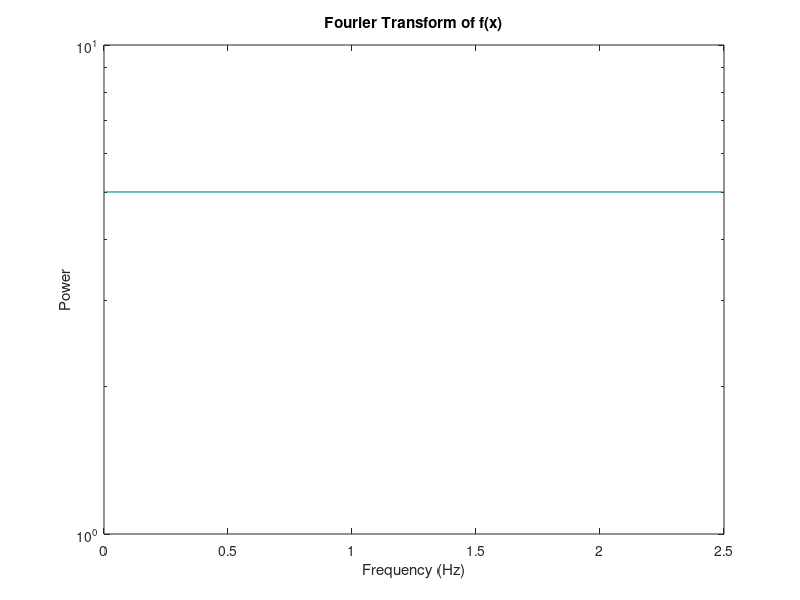

MATLAB code for this plot:
% Script to plot the Fourier Transform of a given function

% Define the sampling frequency
SF = 5;
% Create a vector of 10^5 points between -10 and 10
t = -250:1/SF:250;
% Input given function
x = input('input function: ');
% Minimum length of FFT multiplied by 20
n = (2^5)*(2^nextpow2(length(t))); % Length of FFT
% Apply Fast Fourier Transform
X = fft(x,n); 
% FFT is symmetric, throw away second half
X = X(1:n/2); 
% Ignore imaginary values of X
Y = abs(X);
% Normalise the frequency scale
f = (0:n/2-1)*SF/n;
% Generate the plot, title and labels. 
%figure(1);
%plot(t,x);
%title('f(x)'); 
%xlabel('x'); 
%ylabel('f(x)'); 
figure(2);
semilogy(f,Y); 
title('Fourier Transform of f(x)'); 
xlabel('Frequency (Hz)'); 
ylabel('Power');
% Limit the x axis (Is there a better way to scale it?)
% xlim([0,1]);
hold all;